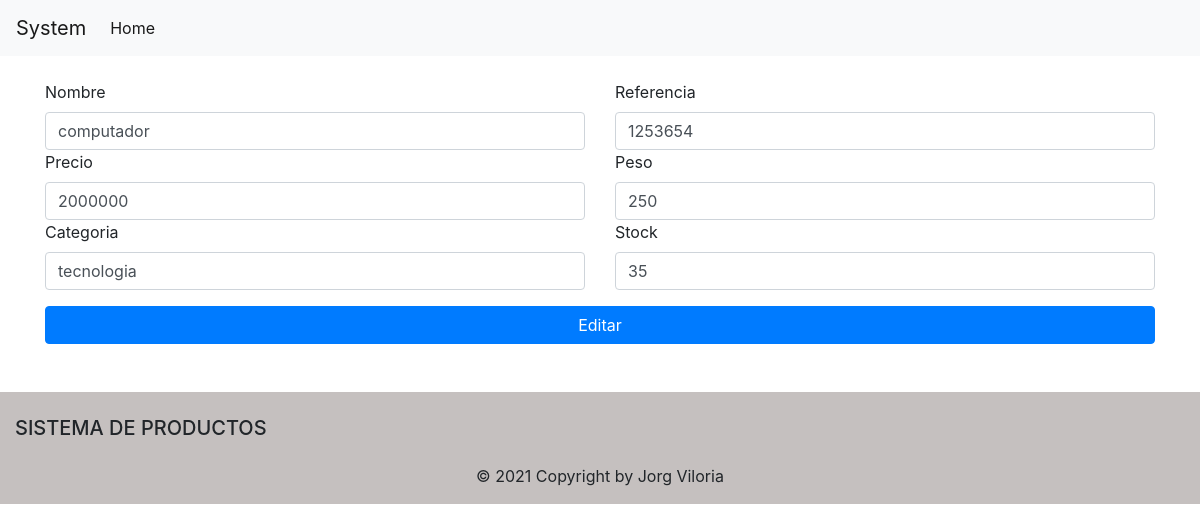
Page /update/5 on the committed database.
### tables this page shows
CREATE TABLE `productos` (
  `id` int(10) NOT NULL,
  `nombre` varchar(30) NOT NULL,
  `referencia` varchar(30) NOT NULL,
  `precio` int(11) NOT NULL,
  `peso` int(11) NOT NULL,
  `categoria` varchar(30) NOT NULL,
  `stock` int(10) NOT NULL,
  `fecha_creacion` date NOT NULL,
  `fecha_venta` varchar(200) NOT NULL
);

### libs/views.php (called while the page is built, shortened)
<?php
 class views
 {
 	function render($nombre){
 		require 'views/'.$nombre.'.php';
 	}
 }
 ?>

### controllers/products.php (called while the page is built, shortened)
<?php
class products extends controllers
{
    public function update($id)
    {
        $show_user = $this->model->edit($id);
        $this->views->products = $show_user;
        $this->views->render('products/edit');
    }
}

### index.php (called while the page is built, shortened)
<?php
require_once 'libs/controllers.php';
require_once 'libs/views.php';
$app = new App();

### models/productsmodel.php (called while the page is built, shortened)
<?php
class productsModel extends models
{
    public function edit($id)
    {
        $item =  new product();
        $query = $this->db->conexion()->prepare("SELECT * FROM productos WHERE id=:id");
        try {
            $query->execute(['id' => $id]);
            while ($row = $query->fetch()) {
                $item->id = $row['id'];
                $item->nombre = $row['nombre'];
                $item->referencia = $row['referencia'];
                $item->precio = $row['precio'];
                $item->peso = $row['peso'];
                $item->categoria = $row['categoria'];
                $item->stock = $row['stock'];
                $item->fecha_creacion = $row['fecha_creacion'];
                $item->fecha_venta = $row['fecha_venta'];
            }
            return $item;
        } catch (PDOException $e) {
            return null;
        }
    }
}

### libs/bd.php (called while the page is built, shortened)
<?php
class BaseDatos
{
	private $host;
	private $db;
	private $user;
	private $password;
	public function __construct(){
		$this->host = constant('HOST');
		$this->db = constant('DB');
		$this->user = constant('USER');
		$this->password = constant('PASSWORD');
		$this->charset = constant('CHARSET');
	}
	function conexion(){
		try {$conexion="mysql:host=".$this->host.";dbname=".$this->db.";charset=".$this->charset;
			$options = [
				PDO::ATTR_ERRMODE           => PDO::ERRMODE_EXCEPTION,
				PDO::ATTR_EMULATE_PREPARES  => false,
			];
			$pdo = new PDO($conexion,$this->user,$this->password,$options);
			return $pdo;
		} catch (PDOException $e) {
			print_r('Error conexion: '.$e->getMessage());
		}
	}
}

### libs/controllers.php (called while the page is built, shortened)
<?php
class controllers
{
	function loadModel($model){
		$url = "models/".$model."model.php";
		if (file_exists($url)) {
			$this->model = new $modelName();
		}
	}
}
 ?>

### views/products/edit.php (the view, shortened to what this page needs)
<!DOCTYPE html>
<html>
<head>
    <link rel="stylesheet" href="https://maxcdn.bootstrapcdn.com/bootstrap/4.0.0/css/bootstrap.min.css"
>
</head>
<body>
    <?php require 'views/menu.php'; ?>
    <div class="container">
        <form action="http://localhost:8083/products/editarProducto/<?php echo $this->products->id; ?>" method="post"
            enctype="multipart/form-data">
            <div class="form-group">
                <div class="row">
                    <div class=" col-xs-12 col-sm-2  col-md-6">
                        <label for="nombre">Nombre</label>
                        <input type="text" class="form-control" name="nombre"
                            value="<?php echo $this->products->nombre; ?>" placeholder="Ingrese nombre de producto">
                    </div>
                    <div class=" col-xs-12 col-sm-2  col-md-6">
                        <label for="referencia">Referencia</label>
                        <input type="text" name="referencia" value="<?php echo $this->products->referencia; ?>"
                            class="form-control">
                    </div>
                    <div class=" col-xs-12 col-sm-2  col-md-6">
                        <label for="precio">Precio</label>
                        <input type="number" name="precio" value="<?php echo $this->products->precio; ?>"
                            class="form-control">
                    </div>
                    <div class=" col-xs-12 col-sm-2  col-md-6">
                        <label for="peso">Peso</label>
                        <input type="number" name="peso" value="<?php echo $this->products->peso; ?>"
                            class="form-control">
                    </div>
                    <div class=" col-xs-12 col-sm-2  col-md-6">
                        <label for="categoria">Categoria</label>
                        <input type="text" name="categoria" value="<?php echo $this->products->categoria; ?>"
                            class="form-control">
                    </div>
                    <div class=" col-xs-12 col-sm-2  col-md-6">
                        <label for="stock">Stock</label>
                        <input type="number" class="form-control" name="stock"
                            value="<?php echo $this->products->stock; ?>" placeholder="Digita Stock">
                    </div>
                    <br>
                </div>
            </div>
            <div class="row">
                <div class=" col-xs-12 col-sm-12  col-md-12">
                    <button type="submit" class="btn btn-primary btn-block">Editar</button>
                </div>
            </div>
    </div>
    <?php require 'views/footer.php'; ?>
</body>
</html>

### rows in the picture
productos: nombre "computador", referencia "1253654", precio "2000000", peso "250", categoria "tecnologia", stock "35"
